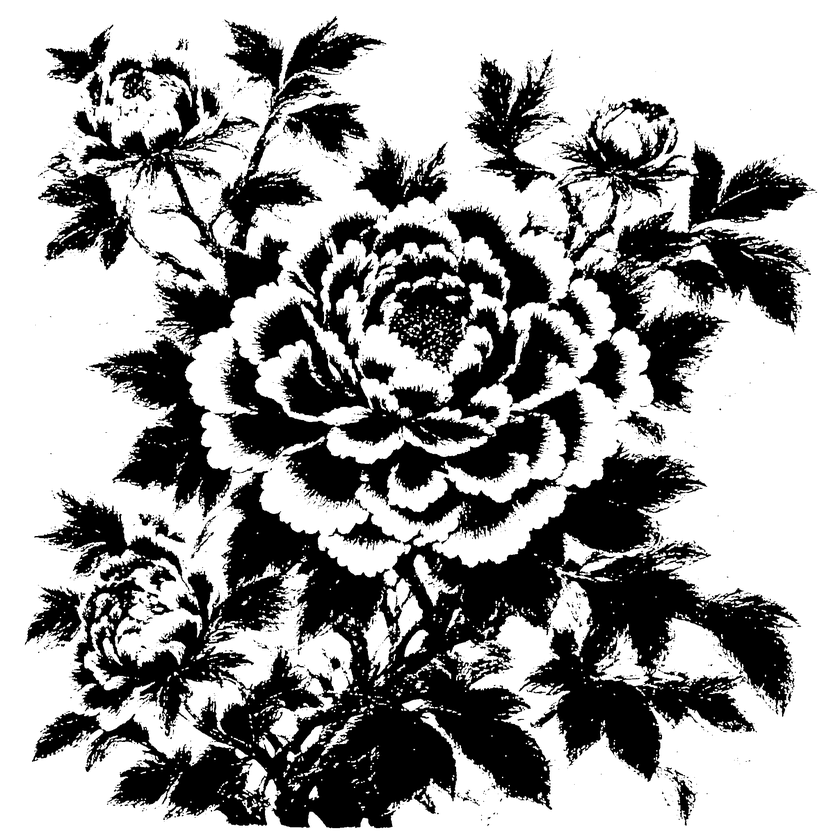
#> input picture py/测试生成的图片/binary.png, 840 x 840 px, shrunk from 2048 x 2048 before the run, found by its file name
$ python step2_contour.py
#> lines starting #> are read from the running program, lines starting #| are printed output that depends on the picture; after the words box and inside, x2 and y2 are one past the last pixel; in counts of white or black regions, pixels touching at a corner belong together
import cv2

binary = cv2.imread('binary.png', cv2.IMREAD_GRAYSCALE)
#> binary is the input picture: shape (840, 840); min 0, max 255, mean 160.5

if binary is None:
    print("错误：没有找到 binary.png，请先运行上一步！")
else:
    contours, _ = cv2.findContours(binary, cv2.RETR_TREE, cv2.CHAIN_APPROX_SIMPLE)
#> contours = 12463 contours, 12195 with area under 20; largest, box (x1, y1, x2, y2) and area: (0, 0, 840, 840) 703921, (212, 457, 692, 829) 48341, (530, 553, 791, 780) 22172, (219, 472, 387, 650) 11234, (107, 339, 231, 507) 8426
    print(f"过滤前找到轮廓数量：{len(contours)}")
#| 过滤前找到轮廓数量：12463

    # 过滤掉面积小于 100 像素的细小轮廓（去除噪点）
    valid_contours = [c for c in contours if cv2.contourArea(c) > 100]
#> valid_contours = 91 contours; largest, box (x1, y1, x2, y2) and area: (0, 0, 840, 840) 703921, (212, 457, 692, 829) 48341, (530, 553, 791, 780) 22172, (219, 472, 387, 650) 11234, (107, 339, 231, 507) 8426
    print(f"过滤后保留轮廓数量：{len(valid_contours)}")
#| 过滤后保留轮廓数量：91

    canvas = cv2.cvtColor(binary, cv2.COLOR_GRAY2BGR)

    # 只画保留下来的轮廓
    cv2.drawContours(canvas, valid_contours, -1, (0, 0, 255), 1)
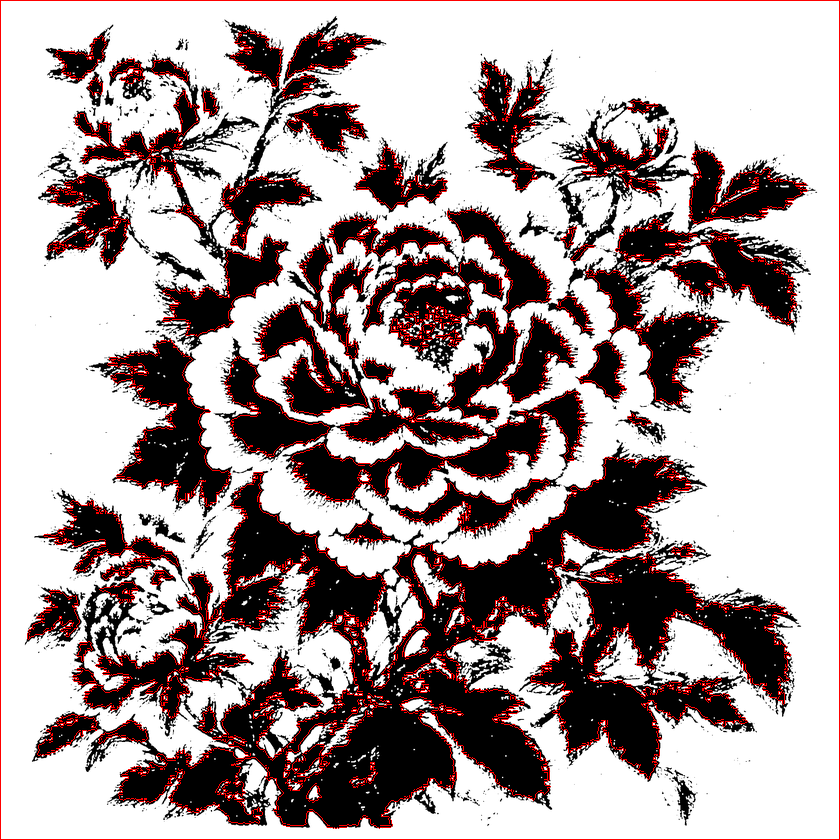
#> canvas: shape (840, 840, 3); 5.24% of pixels changed, all inside (x1, y1, x2, y2) = (0, 0, 840, 840)

    cv2.imwrite('contours.png', canvas)
    print("成功！已生成过滤后的 contours.png，请去文件夹里查看。")
